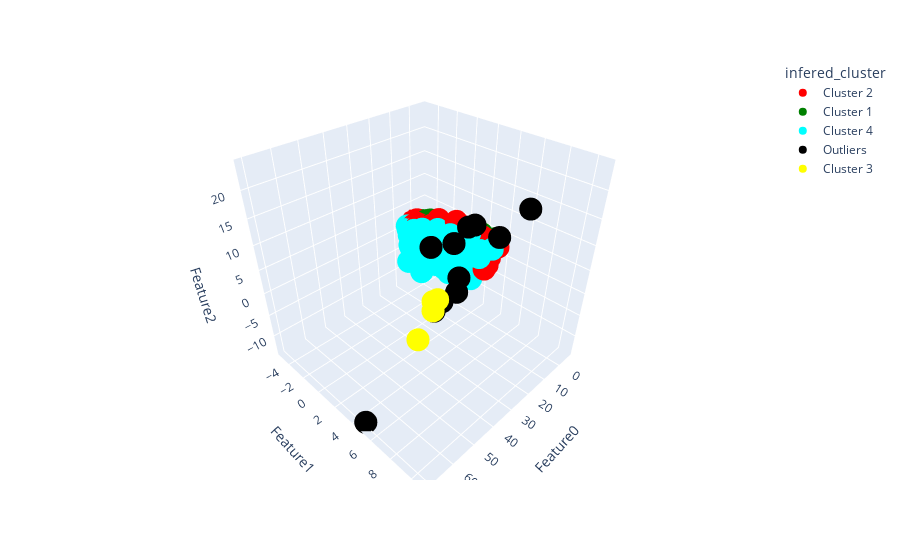

The code cell stored with this chart in its notebook:
### Code cell
# we can consider no of classes as 4

mod_df = bird_df.copy()

mod_df = mod_df.drop(columns=['Unnamed: 0', 'bird', 'clip'])

scaler = StandardScaler()
data_rescaled = scaler.fit_transform(mod_df)

pca_mod = PCA(n_components=pca_features)

pca_mod.fit(mod_df)
mod_t = pca_mod.transform(mod_df)

k_mod = KMeans(n_clusters=4, n_init = 10, init='k-means++', random_state=42)

classes = k_mod.fit_predict(mod_t)

final_df = pd.concat([mod_df.reset_index(drop=True), pd.DataFrame(mod_t, columns=constructCols(pca_features))], axis=1)
final_df['cluster_label'] = k_mod.labels_
final_df['distance'] = distance_from_center(final_df['Feature0'], final_df['Feature1'], final_df['cluster_label'], k_mod)
centroids = np.array(k_mod.cluster_centers_)

outliers, all_outlier_idx = detect_outliers(final_df['distance'])
outliers_idx = list(final_df.sort_values('distance', ascending=False).head(13).index)

no_of_outliers = len(outliers_idx)

final_df['infered_cluster'] = k_mod.labels_
final_df.loc[outliers_idx, ['infered_cluster']] = 4

outliers_df = final_df[final_df.index.isin(outliers_idx)]

final_df['cluster_label'] = final_df['cluster_label'].replace({0:'Cluster 1', 1:'Cluster 2', 2:'Cluster 3', 3:'Cluster 4'})
final_df['infered_cluster'] = final_df['infered_cluster'].replace({0:'Cluster 1', 1:'Cluster 2', 2:'Cluster 3', 3:'Cluster 4', 4: 'Outliers'})
final_df['bird'] = bird_df['bird'].replace({0:'turtledove', 1:'greypartridge', 2:'yellowhammer', 3:'stockdove'})

plt.figure()
sns.scatterplot(data = final_df, x='Feature0', y='Feature1') # ,palette=['r','g','b','y'])
plt.title('Before clustering')
plt.show()

# plot 2D scatter plot to cluster
plt.figure()
sns.scatterplot(data = final_df, x='Feature0', y='Feature1', hue="cluster_label", palette=['r','g','b','y'])
plt.scatter(centroids[:,0], centroids[:,1], marker="x", color='k', s=100)
plt.title('After Clustering')
plt.show()


plt.figure()
final_df.boxplot(column=['distance'])
plt.title('No of Outliers: {}'.format(len(all_outlier_idx))) 
plt.suptitle('') # that's what you're after
plt.show()

plt.figure()
final_df.drop(outliers_idx).boxplot(column=['distance'])
plt.title('No of Outliers: {}'.format(len(all_outlier_idx) - no_of_outliers)) 
plt.suptitle('') # that's what you're after
plt.show()
                

# plot 2D scatter plot to cluster
plt.figure()
sns.scatterplot(data = final_df, x='Feature0', y='Feature1', hue="infered_cluster", palette=['r','g','c','k','y'])
plt.scatter(centroids[:,0], centroids[:,1], marker="x", color='k', s=100)
plt.title('After Clustering with outliers')
plt.show()
                                  

                                                               
fig = px.scatter_3d(final_df, x='Feature0', y='Feature1', z='Feature2',color='infered_cluster', color_discrete_sequence=['red','green', 'cyan','black','yellow'])
fig.show()

### Figure 1 — Plotly figure (JSON) as saved in the notebook; plotly's stock layout.template omitted (floating-point values rounded to 4 significant figures; data arrays with more than 128 entries replaced by an {"elided": "..."} marker saying what was removed)
{"data": [{"hovertemplate": "infered_cluster=Cluster 2<br>Feature0=%{x}<br>Feature1=%{y}<br>Feature2=%{z}<extra></extra>", "legendgroup": "Cluster 2", "marker": {"color": "red", "symbol": "circle"}, "mode": "markers", "name": "Cluster 2", "scene": "scene", "showlegend": true, "type": "scatter3d", "x": {"elided": "1152 float values"}, "y": {"elided": "1152 float values"}, "z": {"elided": "1152 float values"}}, {"hovertemplate": "infered_cluster=Cluster 1<br>Feature0=%{x}<br>Feature1=%{y}<br>Feature2=%{z}<extra></extra>", "legendgroup": "Cluster 1", "marker": {"color": "green", "symbol": "circle"}, "mode": "markers", "name": "Cluster 1", "scene": "scene", "showlegend": true, "type": "scatter3d", "x": {"elided": "2605 float values"}, "y": {"elided": "2605 float values"}, "z": {"elided": "2605 float values"}}, {"hovertemplate": "infered_cluster=Cluster 4<br>Feature0=%{x}<br>Feature1=%{y}<br>Feature2=%{z}<extra></extra>", "legendgroup": "Cluster 4", "marker": {"color": "cyan", "symbol": "circle"}, "mode": "markers", "name": "Cluster 4", "scene": "scene", "showlegend": true, "type": "scatter3d", "x": {"elided": "226 float values"}, "y": {"elided": "226 float values"}, "z": {"elided": "226 float values"}}, {"hovertemplate": "infered_cluster=Outliers<br>Feature0=%{x}<br>Feature1=%{y}<br>Feature2=%{z}<extra></extra>", "legendgroup": "Outliers", "marker": {"color": "black", "symbol": "circle"}, "mode": "markers", "name": "Outliers", "scene": "scene", "showlegend": true, "type": "scatter3d", "x": [30.48, 31.32, 20.75, 23.39, 21.52, 27.99, 25.42, 27.05, 70.2, 70.2, 70.2, 29.77, 21.5], "y": [8.694, 10.65, 3.382, 5.615, 4.77, 5.112, 2.023, 3.535, 4.883, 4.883, 4.883, 3.271, 4.129], "z": [17.37, 23.82, 8.578, 14.93, 13.35, 2.269, 7.366, -2.223, -13.66, -13.66, -13.66, -3.982, 2.411]}, {"hovertemplate": "infered_cluster=Cluster 3<br>Feature0=%{x}<br>Feature1=%{y}<br>Feature2=%{z}<extra></extra>", "legendgroup": "Cluster 3", "marker": {"color": "yellow", "symbol": "circle"}, "mode": "markers", "name": "Cluster 3", "scene": "scene", "showlegend": true, "type": "scatter3d", "x": [50.34, 35.53, 35.35, 39.99], "y": [5.899, 4.303, 4.701, 5.194], "z": [-0.1332, 1.255, 2.158, 1.787]}], "layout": {"legend": {"title": {"text": "infered_cluster"}, "tracegroupgap": 0}, "margin": {"t": 60}, "scene": {"domain": {"x": [0, 1], "y": [0, 1]}, "xaxis": {"title": {"text": "Feature0"}}, "yaxis": {"title": {"text": "Feature1"}}, "zaxis": {"title": {"text": "Feature2"}}}}}
